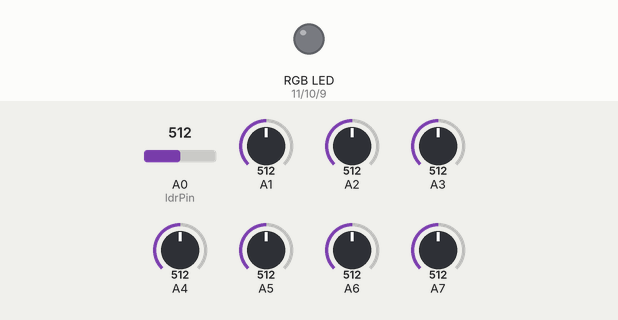
Bench run of a sketch on a simulated Arduino Uno, built with avr-gcc and run on an emulated ATmega328P. On the bench: an RGB LED mixed from three pins (HIGH = lit). The test bench sets the inputs (shaded band); at power-on: A0 (ldrPin) = 512, A3 = 512, A1 = 512, A2 = 512, A4 = 512, A5 = 512, A6 = 512, A7 = 512. Dim RGB values are drawn brighter than linear.

Above: at 1.2 s.
1.3 s: A0 (ldrPin) set to 685
2.8 s: A0 (ldrPin) set to 716
At 4.35 s:
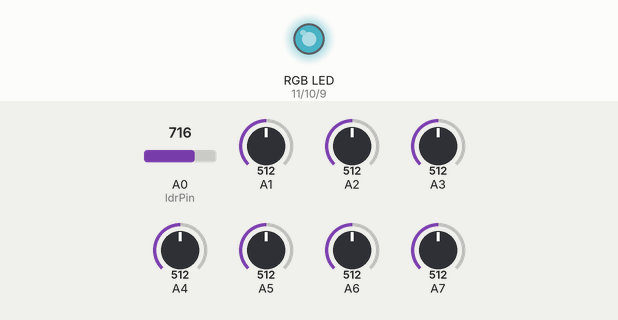
5.8 s: A3 set to 710
At 6.5 s:
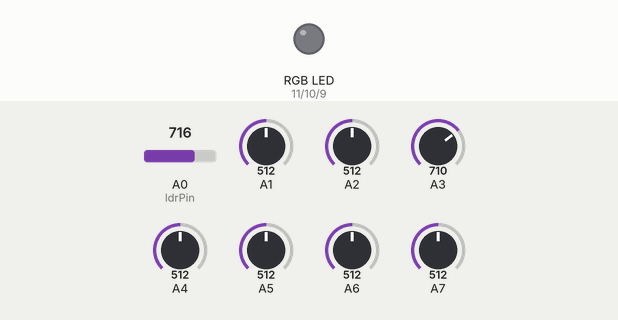
8.8 s: A1 set to 710
11.8 s: A2 set to 710
At 12.01 s:
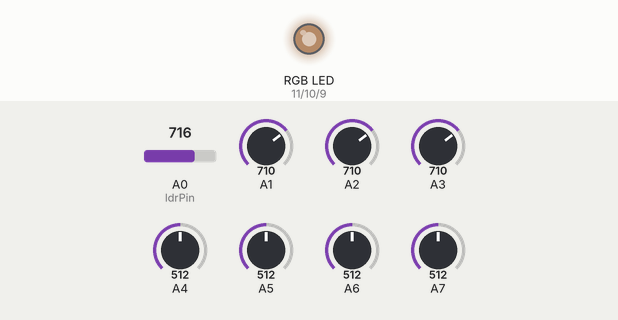
14.8 s: A4 set to 710
At 17.58 s:
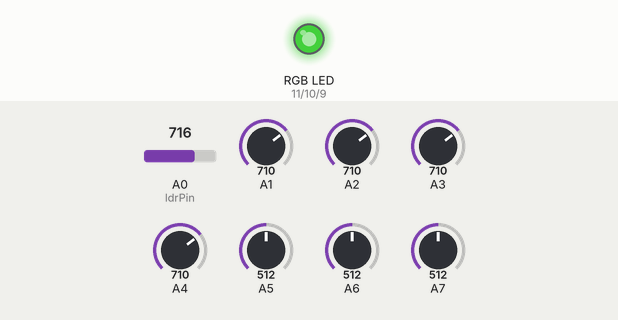
Timing chart, 0 to 30.5 s (numbered marks = the images above; inputs shaded):
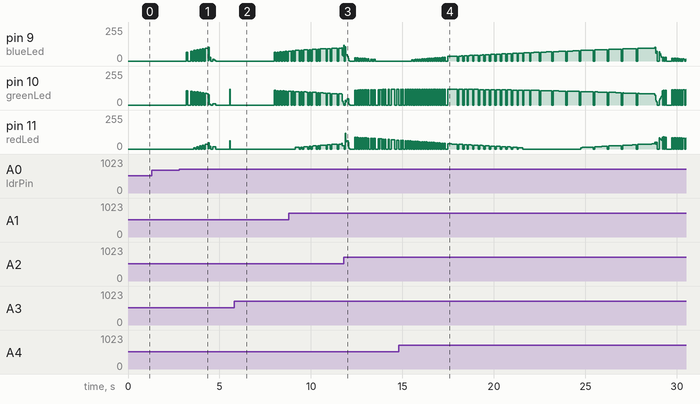

The sketch:

Mood_Lamp_Redux.ino
```cpp
//  Mood Lamp

#include <SoftwareSerial.h>
//  This value controls how fast the mood lamp runs.
int pulseSpeed = 5;

int ldrPin = 0;     // LDR in Analog Input 0 to read the surrounding light.
int redLed = 11;    // red LED in Digital Pin 11.
int greenLed = 10;  // green LED in Digital Pin 10.
int blueLed = 9;    // blue LED in DIgital Pin 9.

// The value of the light in the room.
int ambientLight;

// The brightness of the lamp (2-255).
int power = 120;

//Array to store value of power to RGB
float RGB[2];


float CommonMathVariable = 180 / PI;

//Initializing LEDs
void setup () {


  Serial.begin(9600);

  // Send data out to the LEDs.
  pinMode (redLed, OUTPUT);
  pinMode (greenLed, OUTPUT);
  pinMode (blueLed, OUTPUT);

  //  Sets all the outputs(LEDs) to LOW(OFF), so that they do not turn on during startup.
  digitalWrite (redLed, LOW);
  digitalWrite (greenLed, LOW);
  digitalWrite (blueLed, LOW);

}

//Loop to cycle through colors & brightnesses


void loop () {


  for (float x = 0; x < PI; x = x + 0.00005) {

    //makes the LEDs fade in and out at differen intervals
    RGB[0] = power * sin(x  * (CommonMathVariable));                // Red LED.
    RGB[1] = power * sin((x + PI / 2) * (CommonMathVariable));      // Green LED.
    RGB[2] = power * sin((x + (PI * 2 / 3)) * (CommonMathVariable)); // Blue LED.

    // Ambient light in the room
    ambientLight = analogRead(ldrPin);

    // Turns on when it is dark. Less light = greater resistance.
    if (ambientLight > 700) {

      // This shuts the LED off for a bit once the pulse is less than 20 to mix the other 2 colours.
      if (abs (RGB[0]) < 10) {
        RGB[0] = 0;
      }
      if (abs (RGB[1]) < 10) {
        RGB[1] = 0;
      }
      if (abs (RGB[2]) < 10) {
        RGB[2] = 0;
      }

      // varies the delay, When one colour is dim, the delay is longer.
      // keeps the that colour dim for a bit longer to let the other two mix.

      if (abs (RGB[0]) < 40) {
        delay (15 * pulseSpeed);
      }
      else if (abs (RGB[1]) < 20) {
      }
      else if (abs (RGB[2]) < 30) {
        delay (10 * pulseSpeed);
      }


      else {}

      //  writes abs value to LEDs
      analogWrite (redLed, abs (RGB[0]));
      analogWrite (greenLed, abs (RGB[1]));
      analogWrite (blueLed, abs (RGB[2]));

    }

    //If it is too bright in the room, the LEDs are set back to LOW(OFF).
    else {
      digitalWrite (redLed, LOW);
      digitalWrite (greenLed, LOW);
      digitalWrite (blueLed, LOW);
    }

  }
}
```

Measured:
- the behaviour switches between 700 and 701 on A0 (ldrPin) (found by bisection; images 0 and 1)
- after the input at 1.3 s, every drawn part: stays the same
- after the input at 5.8 s, pin 11 (redLed): stops changing and stays 0/255
